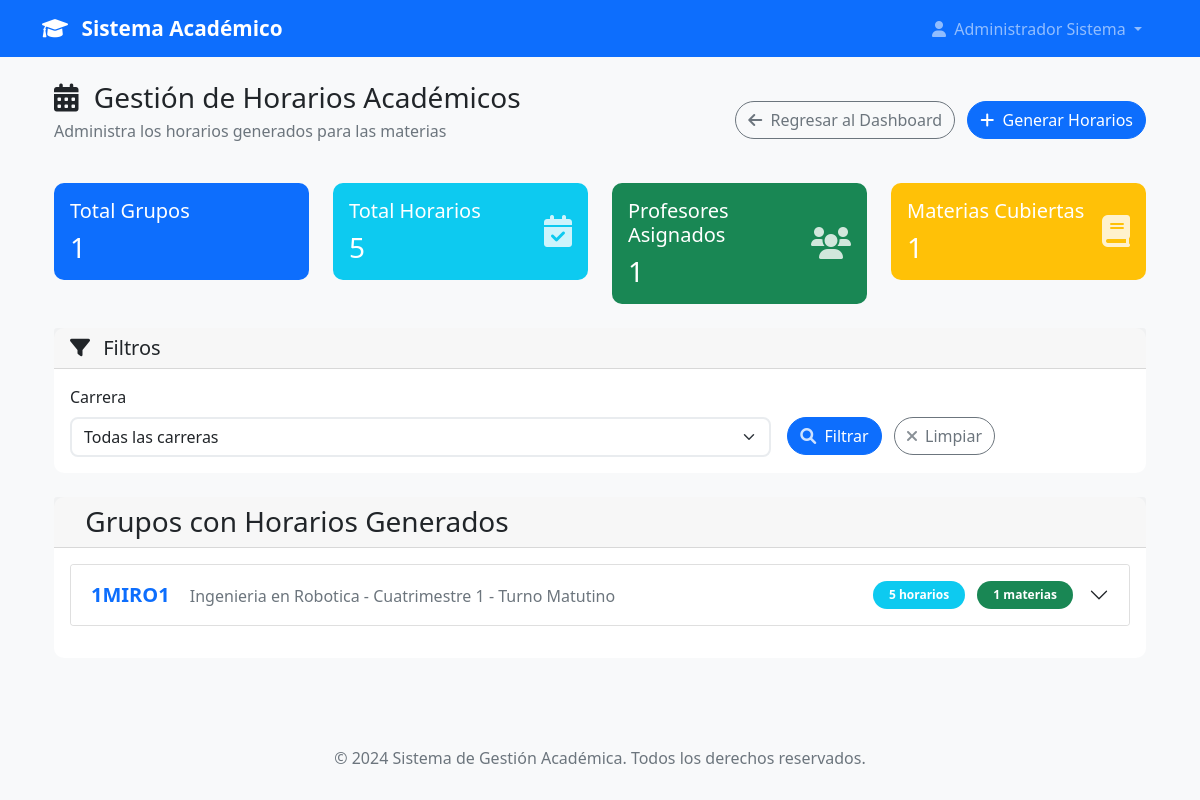
The app's page /admin/horarios-academicos (signed in) with its own data.
### models.py (models this page shows, shortened)
class User(UserMixin, db.Model):
    id = db.Column(db.Integer, primary_key=True)
    username = db.Column(db.String(80), unique=True, nullable=False)
    email = db.Column(db.String(120), unique=True, nullable=False)
    password_hash = db.Column(db.String(120), nullable=False)
    nombre = db.Column(db.String(100), nullable=False)
    apellido = db.Column(db.String(100), nullable=False)
    telefono = db.Column(db.String(20))
    imagen_perfil = db.Column(db.String(200))  # Ruta de la imagen de perfil
    rol = db.Column(db.String(20), nullable=False)
    tipo_profesor = db.Column(db.String(20))
    carreras = db.relationship('Carrera', secondary=user_carreras, backref=db.backref('usuarios', lazy=True))
    materias = db.relationship('Materia', secondary='profesor_materias', backref=db.backref('profesores', lazy=True))
    carrera_id = db.Column(db.Integer, db.ForeignKey('carrera.id'))
    carrera = db.relationship('Carrera', foreign_keys=[carrera_id], backref=db.backref('jefe_carrera', uselist=False))
    fecha_registro = db.Column(db.DateTime, default=datetime.utcnow)
    activo = db.Column(db.Boolean, default=True)
    def get_nombre_completo(self):
        return f"{self.nombre} {self.apellido}"
    def is_admin(self):
        return self.rol == 'admin'

class Grupo(db.Model):
    id = db.Column(db.Integer, primary_key=True)
    codigo = db.Column(db.String(20), nullable=False, unique=True)  # Ej: "1MSC1" (Grupo 1, Matutino, Sistemas, Cuatrimestre 1)
    numero_grupo = db.Column(db.Integer, nullable=False)  # 1, 2, 3, etc.
    turno = db.Column(db.String(1), nullable=False)  # 'M' = Matutino, 'V' = Vespertino
    cuatrimestre = db.Column(db.Integer, nullable=False)  # 1, 2, 3, etc.
    carrera_id = db.Column(db.Integer, db.ForeignKey('carrera.id'), nullable=False)
    carrera = db.relationship('Carrera', backref=db.backref('grupos', lazy=True))
    materias = db.relationship('Materia', secondary='grupo_materias', backref=db.backref('grupos', lazy=True))
    activo = db.Column(db.Boolean, default=True)
    fecha_creacion = db.Column(db.DateTime, default=datetime.utcnow)
    creado_por = db.Column(db.Integer, db.ForeignKey('user.id'), nullable=False)
    creador = db.relationship('User', backref=db.backref('grupos_creados', lazy=True))
    def get_turno_display(self):
        return 'Matutino' if self.turno == 'M' else 'Vespertino'
    def get_carrera_nombre(self):
        return self.carrera.nombre if self.carrera else 'Carrera no encontrada'

class Carrera(db.Model):
    id = db.Column(db.Integer, primary_key=True)
    nombre = db.Column(db.String(150), nullable=False, unique=True)
    codigo = db.Column(db.String(10), nullable=False, unique=True)  # Ej: "ING-SIS", "MED", etc.
    descripcion = db.Column(db.Text)
    facultad = db.Column(db.String(100))
    activa = db.Column(db.Boolean, default=True)
    fecha_creacion = db.Column(db.DateTime, default=datetime.utcnow)
    creada_por = db.Column(db.Integer, db.ForeignKey('user.id'), nullable=False)
    creador = db.relationship('User', foreign_keys=[creada_por], backref=db.backref('carreras_creadas', lazy=True))

### app.py (the view)
@app.route('/admin/horarios-academicos')
@login_required
def gestionar_horarios_academicos():
    if not current_user.is_admin():
        flash('No tienes permisos para acceder a esta página.', 'error')
        return redirect(url_for('dashboard'))
    carrera_id = request.args.get('carrera', type=int)
    query = HorarioAcademico.query.filter_by(activo=True)
    if carrera_id:
        query = query.join(HorarioAcademico.materia).filter(Materia.carrera_id == carrera_id)
    horarios_academicos = query.join(HorarioAcademico.horario).all()
    grupos_con_horarios = {}
    for horario in horarios_academicos:
        grupos_materia = horario.materia.grupos
        if grupos_materia:
            for grupo in grupos_materia:
                if carrera_id and grupo.carrera_id != carrera_id:
                    continue
                grupo_key = grupo.id
                if grupo_key not in grupos_con_horarios:
                    grupos_con_horarios[grupo_key] = {
                        'grupo': grupo,
                        'horarios': []
                    }
                grupos_con_horarios[grupo_key]['horarios'].append(horario)
    for grupo_data in grupos_con_horarios.values():
        grupo_data['horarios'].sort(key=lambda h: (h.get_dia_orden(), h.horario.hora_inicio))
    grupos_lista = sorted(grupos_con_horarios.values(), key=lambda x: x['grupo'].codigo)
    carreras = Carrera.query.filter_by(activa=True).order_by(Carrera.nombre).all()
    total_grupos = len(grupos_lista)
    total_horarios = sum(len(g['horarios']) for g in grupos_lista)
    profesores_unicos = len(set(h.profesor_id for g in grupos_lista for h in g['horarios']))
    materias_unicas = len(set(h.materia_id for g in grupos_lista for h in g['horarios']))
    return render_template('admin/horarios_academicos.html',
                         grupos_con_horarios=grupos_lista,
                         carreras=carreras,
                         total_grupos=total_grupos,
                         total_horarios=total_horarios,
                         profesores_unicos=profesores_unicos,
                         materias_unicas=materias_unicas,
                         filtro_carrera=carrera_id)

### templates/admin/horarios_academicos.html (shortened to what this page needs)
{% extends "base.html" %}
{% block content %}
<div class="container-fluid">
    <div class="row mb-4">
        <div class="col-12">
            <div class="d-flex justify-content-between align-items-center">
                <div>
                    <h1 class="h3 mb-0">
                        <i class="fas fa-calendar-alt me-2"></i>
                        Gestión de Horarios Académicos
                    </h1>
                    <p class="text-muted mt-1">Administra los horarios generados para las materias</p>
                </div>
                <div>
                    <a href="{{ url_for('dashboard') }}" class="btn btn-outline-secondary me-2">
                        <i class="fas fa-arrow-left me-1"></i>
                        Regresar al Dashboard
                    </a>
                    <a href="{{ url_for('generar_horarios_academicos') }}" class="btn btn-primary">
                        <i class="fas fa-plus me-1"></i>
                        Generar Horarios
                    </a>
                </div>
            </div>
        </div>
    </div>
    {% if grupos_con_horarios %}
    <div class="row mb-4">
        <div class="col-md-3">
            <div class="card bg-primary text-white">
                <div class="card-body">
                    <div class="d-flex align-items-center">
                        <div class="flex-grow-1">
                            <h5 class="card-title">Total Grupos</h5>
                            <h3 class="mb-0">{{ total_grupos }}</h3>
                        </div>
                    </div>
                </div>
            </div>
        </div>
        <div class="col-md-3">
            <div class="card bg-info text-white">
                <div class="card-body">
                    <div class="d-flex align-items-center">
                        <div class="flex-grow-1">
                            <h5 class="card-title">Total Horarios</h5>
                            <h3 class="mb-0">{{ total_horarios }}</h3>
                        </div>
                        <div class="flex-shrink-0">
                            <i class="fas fa-calendar-check fa-2x"></i>
                        </div>
                    </div>
                </div>
            </div>
        </div>
        <div class="col-md-3">
            <div class="card bg-success text-white">
                <div class="card-body">
                    <div class="d-flex align-items-center">
                        <div class="flex-grow-1">
                            <h5 class="card-title">Profesores Asignados</h5>
                            <h3 class="mb-0">{{ profesores_unicos }}</h3>
                        </div>
                        <div class="flex-shrink-0">
                            <i class="fas fa-users fa-2x"></i>
                        </div>
                    </div>
                </div>
            </div>
        </div>
        <div class="col-md-3">
            <div class="card bg-warning text-white">
                <div class="card-body">
                    <div class="d-flex align-items-center">
                        <div class="flex-grow-1">
                            <h5 class="card-title">Materias Cubiertas</h5>
                            <h3 class="mb-0">{{ materias_unicas }}</h3>
                        </div>
                        <div class="flex-shrink-0">
                            <i class="fas fa-book fa-2x"></i>
                        </div>
                    </div>
                </div>
            </div>
        </div>
    </div>
    {% endif %}
    <div class="row mb-4">
        <div class="col-12">
            <div class="card">
                <div class="card-header">
                    <h5 class="mb-0">
                        <i class="fas fa-filter me-2"></i>
                        Filtros
                    </h5>
                </div>
                <div class="card-body">
                    <form method="GET" class="row g-3">
                        <div class="col-md-8">
                            <label for="carrera" class="form-label">Carrera</label>
                            <select class="form-select" id="carrera" name="carrera">
                                <option value="">Todas las carreras</option>
                            </select>
                        </div>
                        <div class="col-md-4">
                            <label class="form-label">&nbsp;</label>
                            <div>
                                <button type="submit" class="btn btn-primary me-2">
                                    <i class="fas fa-search me-1"></i>
                                    Filtrar
                                </button>
                                <a href="{{ url_for('gestionar_horarios_academicos') }}" class="btn btn-outline-secondary">
                                    <i class="fas fa-times me-1"></i>
                                    Limpiar
                                </a>
                            </div>
                        </div>
                    </form>
                </div>
            </div>
        </div>
    </div>
    <div class="row">
        <div class="col-12">
            <div class="card">
                <div class="card-header">
                    <h3 class="card-title mb-0">
                        Grupos con Horarios Generados
                    </h3>
                </div>
                <div class="card-body">
                    {% if grupos_con_horarios %}
                        <div class="accordion" id="accordionGrupos">
                            {% for item in grupos_con_horarios %}
                            {% set grupo = item.grupo %}
                            {% set horarios = item.horarios %}
                            <div class="accordion-item mb-3">
                                <h2 class="accordion-header" id="heading{{ grupo.id }}">
                                    <button class="accordion-button collapsed" type="button" data-bs-toggle="collapse"
                                            data-bs-target="#collapse{{ grupo.id }}" aria-expanded="false"
                                            aria-controls="collapse{{ grupo.id }}">
                                        <div class="d-flex justify-content-between align-items-center w-100 me-3">
                                            <div>
                                                <strong class="text-primary fs-5">{{ grupo.codigo }}</strong>
                                                <span class="text-muted ms-3">
                                                    {{ grupo.get_carrera_nombre() }} -
                                                    Cuatrimestre {{ grupo.cuatrimestre }} -
                                                    Turno {{ grupo.get_turno_display() }}
                                                </span>
                                            </div>
                                            <div>
                                                <span class="badge bg-info me-2">{{ horarios|length }} horarios</span>
                                                <span class="badge bg-success">{{ grupo.materias|length }} materias</span>
                                            </div>
                                        </div>
                                    </button>
                                </h2>
                            </div>
                            {% endfor %}
                        </div>
                    {% endif %}
                </div>
            </div>
        </div>
    </div>
</div>
{% endblock %}

### templates/base.html (shortened to what this page needs)
<!DOCTYPE html>
<html lang="es">
<head>
    <link href="https://cdn.jsdelivr.net/npm/bootstrap@5.1.3/dist/css/bootstrap.min.css" rel="stylesheet">
    <link rel="stylesheet" href="https://cdnjs.cloudflare.com/ajax/libs/font-awesome/6.0.0/css/all.min.css">
    <link rel="stylesheet" href="{{ url_for('static', filename='css/style.css') }}">
</head>
<body>
    <nav class="navbar navbar-expand-lg navbar-dark bg-primary">
        <div class="container">
            <a class="navbar-brand" href="{{ url_for('index') }}">
                <i class="fas fa-graduation-cap me-2"></i>
                Sistema Académico
            </a>
            <div class="collapse navbar-collapse" id="navbarNav">
                <ul class="navbar-nav ms-auto">
                    {% if current_user.is_authenticated %}
                        <li class="nav-item dropdown">
                            <a class="nav-link dropdown-toggle" href="#" id="navbarDropdown" role="button" data-bs-toggle="dropdown">
                                <i class="fas fa-user me-1"></i>
                                {{ current_user.get_nombre_completo() }}
                            </a>
                        </li>
                    {% endif %}
                </ul>
            </div>
        </div>
    </nav>
    <main class="py-4">
        <div class="container">
            {% block content %}{% endblock %}
        </div>
    </main>
    <footer class="bg-light text-center py-3 mt-5">
        <div class="container">
            <p class="text-muted mb-0">&copy; 2024 Sistema de Gestión Académica. Todos los derechos reservados.</p>
        </div>
    </footer>
</body>
</html>

### records on screen
User: get_nombre_completo "Administrador Sistema"
Grupo: codigo "1MIRO1", cuatrimestre "1", turno "Matutino"
Carrera: get_carrera_nombre "Ingenieria en Robotica"

### other values on screen
{{ total_grupos }} "1"
{{ total_horarios }} "5"
{{ profesores_unicos }} "1"
{{ materias_unicas }} "1"
{{ horarios|length }} "5"
{{ grupo.materias|length }} "1"
